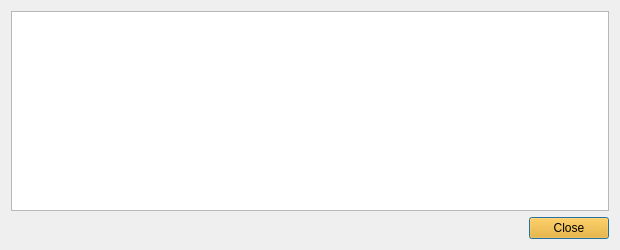
<?xml version="1.0" encoding="UTF-8"?>
<ui version="4.0">
 <class>TransactionDescDialog</class>
 <widget class="QDialog" name="TransactionDescDialog">
  <property name="geometry">
   <rect>
    <x>0</x>
    <y>0</y>
    <width>620</width>
    <height>250</height>
   </rect>
  </property>
  <property name="windowTitle">
   <string>Transaction details</string>
  </property>
  <property name="styleSheet">
   <string notr="true">QWidget 
{ background: url(:/images/backing)}</string>
  </property>
  <layout class="QVBoxLayout" name="verticalLayout">
   <item>
    <widget class="QTextEdit" name="detailText">
     <property name="palette">
      <palette>
       <active>
        <colorrole role="WindowText">
         <brush brushstyle="SolidPattern">
          <color alpha="255">
           <red>255</red>
           <green>170</green>
           <blue>0</blue>
          </color>
         </brush>
        </colorrole>
        <colorrole role="BrightText">
         <brush brushstyle="SolidPattern">
          <color alpha="255">
           <red>255</red>
           <green>170</green>
           <blue>0</blue>
          </color>
         </brush>
        </colorrole>
        <colorrole role="ButtonText">
         <brush brushstyle="SolidPattern">
          <color alpha="255">
           <red>255</red>
           <green>170</green>
           <blue>0</blue>
          </color>
         </brush>
        </colorrole>
       </active>
       <inactive>
        <colorrole role="WindowText">
         <brush brushstyle="SolidPattern">
          <color alpha="255">
           <red>255</red>
           <green>170</green>
           <blue>0</blue>
          </color>
         </brush>
        </colorrole>
        <colorrole role="BrightText">
         <brush brushstyle="SolidPattern">
          <color alpha="255">
           <red>255</red>
           <green>170</green>
           <blue>0</blue>
          </color>
         </brush>
        </colorrole>
        <colorrole role="ButtonText">
         <brush brushstyle="SolidPattern">
          <color alpha="255">
           <red>255</red>
           <green>170</green>
           <blue>0</blue>
          </color>
         </brush>
        </colorrole>
       </inactive>
       <disabled>
        <colorrole role="WindowText">
         <brush brushstyle="SolidPattern">
          <color alpha="255">
           <red>159</red>
           <green>158</green>
           <blue>158</blue>
          </color>
         </brush>
        </colorrole>
        <colorrole role="BrightText">
         <brush brushstyle="SolidPattern">
          <color alpha="255">
           <red>255</red>
           <green>170</green>
           <blue>0</blue>
          </color>
         </brush>
        </colorrole>
        <colorrole role="ButtonText">
         <brush brushstyle="SolidPattern">
          <color alpha="255">
           <red>159</red>
           <green>158</green>
           <blue>158</blue>
          </color>
         </brush>
        </colorrole>
       </disabled>
      </palette>
     </property>
     <property name="font">
      <font>
       <family>Biting My Nails</family>
       <pointsize>9</pointsize>
      </font>
     </property>
     <property name="toolTip">
      <string>This pane shows a detailed description of the transaction</string>
     </property>
     <property name="readOnly">
      <bool>true</bool>
     </property>
    </widget>
   </item>
   <item>
    <widget class="QDialogButtonBox" name="buttonBox">
     <property name="palette">
      <palette>
       <active>
        <colorrole role="Button">
         <brush brushstyle="SolidPattern">
          <color alpha="255">
           <red>255</red>
           <green>170</green>
           <blue>0</blue>
          </color>
         </brush>
        </colorrole>
        <colorrole role="Base">
         <brush brushstyle="SolidPattern">
          <color alpha="255">
           <red>255</red>
           <green>170</green>
           <blue>0</blue>
          </color>
         </brush>
        </colorrole>
        <colorrole role="Window">
         <brush brushstyle="SolidPattern">
          <color alpha="255">
           <red>255</red>
           <green>170</green>
           <blue>0</blue>
          </color>
         </brush>
        </colorrole>
       </active>
       <inactive>
        <colorrole role="Button">
         <brush brushstyle="SolidPattern">
          <color alpha="255">
           <red>255</red>
           <green>170</green>
           <blue>0</blue>
          </color>
         </brush>
        </colorrole>
        <colorrole role="Base">
         <brush brushstyle="SolidPattern">
          <color alpha="255">
           <red>255</red>
           <green>170</green>
           <blue>0</blue>
          </color>
         </brush>
        </colorrole>
        <colorrole role="Window">
         <brush brushstyle="SolidPattern">
          <color alpha="255">
           <red>255</red>
           <green>170</green>
           <blue>0</blue>
          </color>
         </brush>
        </colorrole>
       </inactive>
       <disabled>
        <colorrole role="Button">
         <brush brushstyle="SolidPattern">
          <color alpha="255">
           <red>255</red>
           <green>170</green>
           <blue>0</blue>
          </color>
         </brush>
        </colorrole>
        <colorrole role="Base">
         <brush brushstyle="SolidPattern">
          <color alpha="255">
           <red>255</red>
           <green>170</green>
           <blue>0</blue>
          </color>
         </brush>
        </colorrole>
        <colorrole role="Window">
         <brush brushstyle="SolidPattern">
          <color alpha="255">
           <red>255</red>
           <green>170</green>
           <blue>0</blue>
          </color>
         </brush>
        </colorrole>
       </disabled>
      </palette>
     </property>
     <property name="font">
      <font>
       <family>Biting My Nails</family>
       <pointsize>9</pointsize>
      </font>
     </property>
     <property name="styleSheet">
      <string notr="true">background:rgb(255, 170, 0)</string>
     </property>
     <property name="orientation">
      <enum>Qt::Horizontal</enum>
     </property>
     <property name="standardButtons">
      <set>QDialogButtonBox::Close</set>
     </property>
    </widget>
   </item>
  </layout>
 </widget>
 <resources/>
 <connections>
  <connection>
   <sender>buttonBox</sender>
   <signal>accepted()</signal>
   <receiver>TransactionDescDialog</receiver>
   <slot>accept()</slot>
   <hints>
    <hint type="sourcelabel">
     <x>248</x>
     <y>254</y>
    </hint>
    <hint type="destinationlabel">
     <x>157</x>
     <y>274</y>
    </hint>
   </hints>
  </connection>
  <connection>
   <sender>buttonBox</sender>
   <signal>rejected()</signal>
   <receiver>TransactionDescDialog</receiver>
   <slot>reject()</slot>
   <hints>
    <hint type="sourcelabel">
     <x>316</x>
     <y>260</y>
    </hint>
    <hint type="destinationlabel">
     <x>286</x>
     <y>274</y>
    </hint>
   </hints>
  </connection>
 </connections>
</ui>
